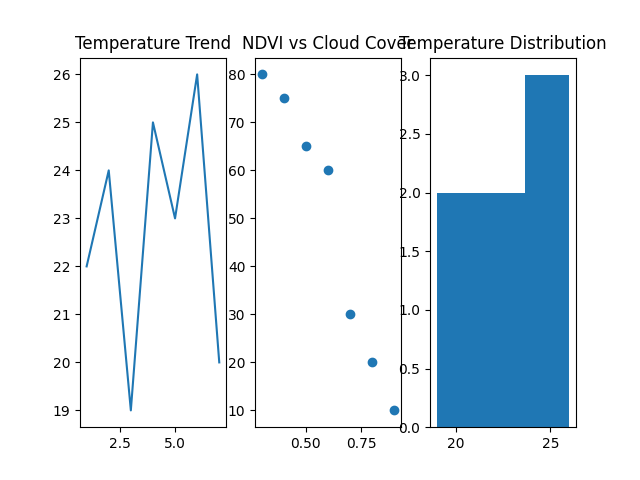

Recreate this plot in Python.
import matplotlib.pyplot as plt

fig, axes=plt.subplots(1,3)

Days=[1,2,3,4,5,6,7]
Temperature=[22, 24, 19, 25, 23, 26, 20]


NDVI=[0.3, 0.6, 0.8, 0.4, 0.9, 0.5, 0.7]
Cloud=[80, 60, 20, 75, 10, 65, 30]


Temperature=[22, 24, 19, 25, 23, 26, 20]


axes[0].plot(Days, Temperature)
axes[0].set_title("Temperature Trend")

axes[1].scatter(NDVI, Cloud)
axes[1].set_title("NDVI vs Cloud Cover")

axes[2].hist(Temperature, bins=3)
axes[2].set_title("Temperature Distribution")


plt.savefig("06_mixed_subplots.png")
